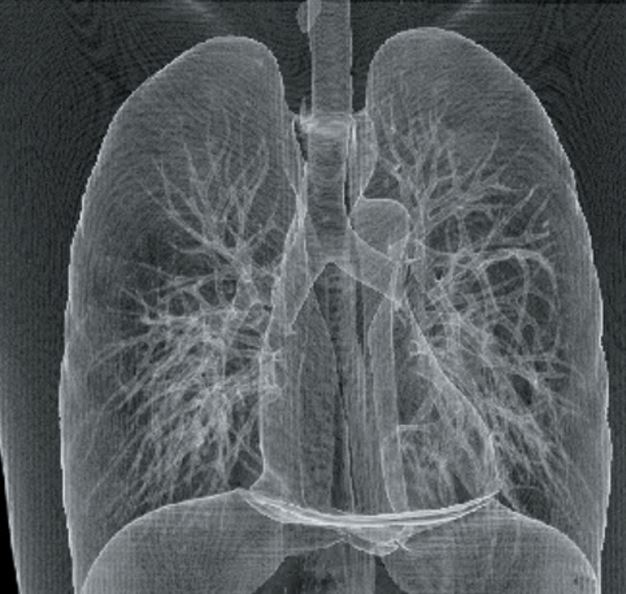
#> input picture image.jpg, 626 x 594 px
$ python main.py
#> lines starting #> are read from the running program, lines starting #| are printed output that depends on the picture; long printed decimals are rounded
import numpy as np
import cv2 as cv
import matplotlib.pyplot as plt
import matplotlib.patches as patches
from PIL import Image, ImageFilter

def load_image_as_gray(image_path):
#> called with image_path = 'image.jpg'
 img = Image.open(image_path)
#> img is the input picture: PIL image 626x594 RGB; mean R, G, B 87.6, 92.5, 95.3
 grayscale_image = img.convert('L')  # 'L' - режим для градаций серого
 return np.array(grayscale_image)

def save_image_from_matrix(matrix, output_path):
 img = Image.fromarray(matrix.astype(np.uint8))
 img.save(output_path)

def compute_image_moments(histogram):
    with open('compute_image_moments.log', 'w', encoding='utf-8') as log_file:
        total_pixels = np.sum(histogram)
        log_file.write(f"Общее количество пикселей: {total_pixels}\n\n")
        first_moment = np.sum(histogram * np.arange(len(histogram)))
        log_file.write(f"Первый момент (M1): M1 = Σ (h[i] * i) = {first_moment}\n")
        second_moment = np.sum(histogram * (np.arange(len(histogram)) ** 2))
        log_file.write(f"Второй момент (M2): M2 = Σ (h[i] * i^2) = {second_moment}\n")
        third_moment = np.sum(histogram * (np.arange(len(histogram)) ** 3))
        log_file.write(f"Третий момент (M3): M3 = Σ (h[i] * i^3) = {third_moment}\n")
        fourth_moment = np.sum(histogram * (np.arange(len(histogram)) ** 4))
        log_file.write(f"Четвертый момент (M4): M4 = Σ (h[i] * i^4) = {fourth_moment}\n\n")
        central_first = first_moment / total_pixels
        log_file.write(f"Центральный первый момент: μ1 = M1 / N = {first_moment} / {total_pixels} = {central_first}\n")
        central_second = (second_moment / total_pixels) - (central_first ** 2)
        log_file.write(f"Центральный второй момент: μ2 = (M2 / N) - μ1^2 = ({second_moment} / {total_pixels}) - ({central_first}^2) = {central_second}\n")
        central_third = (third_moment / total_pixels) - (3 * central_first * central_second) - (central_first ** 3)
        log_file.write(f"Центральный третий момент: μ3 = (M3 / N) - 3 * μ1 * μ2 - μ1^3 = ({third_moment} / {total_pixels}) - 3 * {central_first} * {central_second} - ({central_first}^3) = {central_third}\n")
        central_fourth = (fourth_moment / total_pixels) - (4 * central_first * central_third) - (6 * central_first ** 2 * central_second) - (central_second ** 2)
        log_file.write(f"Центральный четвертый момент: μ4 = (M4 / N) - 4 * μ1 * μ3 - 6 * μ1^2 * μ2 - μ2^2 = ({fourth_moment} / {total_pixels}) - 4 * {central_first} * {central_third} - 6 * ({central_first}^2) * {central_second} - ({central_second}^2) = {central_fourth}\n")
    return (first_moment, second_moment, third_moment, fourth_moment), (central_first, central_second, central_third, central_fourth)

def calculate_image_entropy(histogram):
 total_pixels = np.sum(histogram)
 probabilities = histogram[histogram > 0] / total_pixels
 entropy = -np.sum(probabilities * np.log2(probabilities))
 return entropy

def calculate_redundancy_from_entropy(entropy):
 max_entropy = np.log2(256)
 return max_entropy - entropy

def block_based_quantization(matrix, block_size=8):
 height, width = matrix.shape
 quantized_matrix = np.zeros_like(matrix)
 for i in range(0, height, block_size):
  for j in range(0, width, block_size):
   block = matrix[i:i+block_size, j:j+block_size]
   quantized_block = np.clip(block // 16 * 16, 0, 255)
   quantized_matrix[i:i+block_size, j:j+block_size] = quantized_block
   return quantized_matrix

def compute_standard_deviation(variance):
 return np.sqrt(variance)

def shift_image(image, tx, ty):
    translated_image = Image.new("L", image.size)
    with open('shift_image.log', 'w') as log_file:
        log_file.write(f"Начинаем с изображения размером: {image.size}\n")
        log_file.write(f"Смещение по X: {tx}, Смещение по Y: {ty}\n")
        for x in range(image.width):
            for y in range(image.height):
                new_x = x + tx
                new_y = y + ty
                if 0 <= new_x < image.width and 0 <= new_y < image.height:
                    pixel_value = image.getpixel((x, y))
                    translated_image.putpixel((new_x, new_y), pixel_value)
                    log_file.write(f"Перемещаем пиксель из ({x}, {y}) в ({new_x}, {new_y}) с значением: {pixel_value}\n")
                else:
                    log_file.write(f"Пиксель ({x}, {y}) не может быть перемещен в ({new_x}, {new_y}), выходит за пределы изображения.\n")
    return translated_image

def rotate_and_resize(image, angle, scale):
    with open('rotate_and_resize.log', 'w') as log_file:
        log_file.write(f"Исходный размер изображения: {image.size}\n")
        log_file.write(f"Угол поворота: {angle} градусов\n")
        log_file.write(f"Коэффициент масштабирования: {scale}\n")

        rotated_image = image.rotate(angle)
        width, height = rotated_image.size
        log_file.write(f"Размер изображения после поворота: {rotated_image.size}\n")

        new_width = int(width * scale)
        new_height = int(height * scale)
        resized_image = rotated_image.resize((new_width, new_height), Image.LANCZOS)
        log_file.write(f"Размер изображения после изменения размера: {resized_image.size}\n")
    return resized_image


def apply_kernel_filter(image, kernel):
 kernel_size = int(np.sqrt(len(kernel)))
 return image.filter(ImageFilter.Kernel((kernel_size, kernel_size), np.array(kernel).flatten(), scale=None))

def median_filter(image, size):
 return image.filter(ImageFilter.MedianFilter(size=size))

def calculate_mse_between_images(original, filtered):
    with open('calculate_mse_between_images.log', 'w') as log_file:
        original_array = np.array(original)
        filtered_array = np.array(filtered)
        log_file.write(f"Размер оригинального изображения: {original_array.shape}\n")
        log_file.write(f"Размер отфильтрованного изображения: {filtered_array.shape}\n")
        if original_array.shape != filtered_array.shape:
            log_file.write("Ошибка: размеры изображений не совпадают!\n")
            return None
        difference = original_array - filtered_array
        log_file.write(f"Разница между изображениями:\n{difference}\n")
        mse = np.mean(difference ** 2)
        log_file.write(f"Среднеквадратичная ошибка (MSE): {mse}\n")
    return mse

def calculate_psnr_between_images(original, filtered):
    with open('calculate_psnr_between_images.log', 'w') as log_file:
        mse = calculate_mse_between_images(original, filtered)
        log_file.write(f"Среднеквадратичная ошибка (MSE): {mse}\n")
        if mse == 0:
            log_file.write("MSE равно 0, PSNR бесконечен.\n")
            return float('inf')
        max_pixel = 255.0
        psnr = 20 * np.log10(max_pixel / np.sqrt(mse))
        log_file.write(f"Максимальное значение пикселя: {max_pixel}\n")
        log_file.write(f"Вычисленный PSNR: {psnr} дБ\n")
    return psnr

def plot_brightness_histogram(gray_matrix):
    histogram, bin_edges = np.histogram(gray_matrix, bins=256, range=(0, 255))
#> histogram = 256 values, max 5266 at index 97, min 0 at index 225, mean 1452.5; bin_edges = 257 values from 0 to 255

    plt.figure(figsize=(10, 5))
    plt.title("Гистограмма яркости")
    plt.xlabel("Яркость (0-255)")
    plt.ylabel("Количество пикселей")
    plt.xlim([0, 255])
    plt.plot(bin_edges[0:-1], histogram, color='red')

    max_brightness = np.argmax(histogram)
#> max_brightness = 97
    max_count = histogram[max_brightness]
#> max_count = 5266

    plt.annotate(f'Максимум: {max_brightness}\nКоличество: {max_count}',
                 xy=(max_brightness, max_count),
                 xytext=(max_brightness + 10, max_count - 50),
                 arrowprops=dict(facecolor='black', shrink=0.05))

    x_ticks = np.concatenate((np.arange(0, 100, 10), np.arange(100, 256, 20)))
    plt.xticks(x_ticks)

    for i in range(256):
        plt.gca().add_patch(patches.Rectangle((i, 0), 1, max(histogram), color=str(i/255), alpha=0.8))

    plt.grid()
    plt.show()
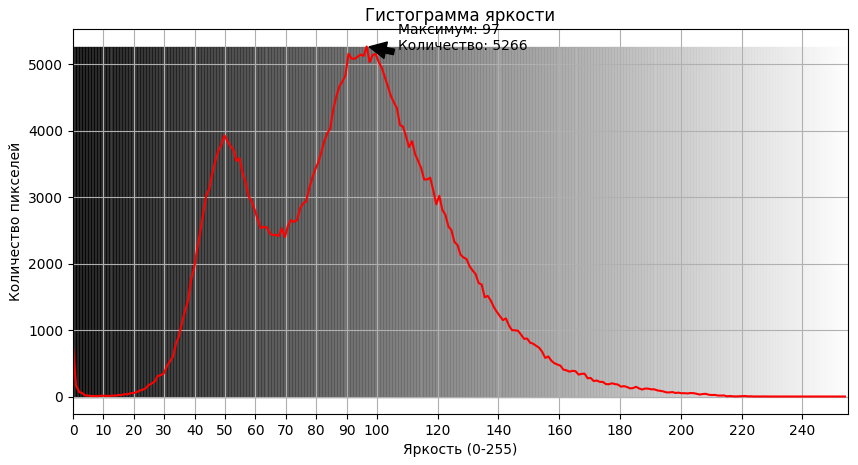
#> figure drawn by matplotlib, 1 panel; curve peaks at x = 96.62, y = 5266

image_path = 'image.jpg'
gray_image_matrix = load_image_as_gray(image_path)

plot_brightness_histogram(gray_image_matrix)

histogram, _ = np.histogram(gray_image_matrix, bins=256, range=(0, 255))
(moments, central_moments) = compute_image_moments(histogram)
#> in compute_image_moments, `total_pixels = np.sum(histogram)`: total_pixels = 371844
#> in compute_image_moments, `first_moment = np.sum(histogram * np.arange(len(histogram)))`: first_moment = 33999928
#> in compute_image_moments, `second_moment = np.sum(histogram * (np.arange(len(histogram)) ** 2))`: second_moment = 3503622132
#> in compute_image_moments, `third_moment = np.sum(histogram * (np.arange(len(histogram)) ** 3))`: third_moment = 395808933910
#> in compute_image_moments, `fourth_moment = np.sum(histogram * (np.arange(len(histogram)) ** 4))`: fourth_moment = 48221806545408
#> in compute_image_moments, `central_first = first_moment / total_pixels`: central_first = 91.44
#> in compute_image_moments, `central_second = (second_moment / total_pixels) - (central_first ** 2)`: central_second = 1061.7
#> in compute_image_moments, `central_third = (third_moment / total_pixels) - (3 * central_first * c..`: central_third = 8748.3
#> in compute_image_moments, `central_fourth = (fourth_moment / total_pixels) - (4 * central_first *..`: central_fourth = 72095192.6
#> moments = (33999928, 3503622132, 395808933910, 48221806545408); central_moments = (91.44, 1061.7, 8748.3, 72095192.6)

entropy_value = calculate_image_entropy(histogram)
#> in calculate_image_entropy, `total_pixels = np.sum(histogram)`: total_pixels = 371844
#> in calculate_image_entropy, `probabilities = histogram[histogram > 0] / total_pixels`: probabilities = 227 values, max 0.0142 at index 97, min 2.69e-06 at index 219, mean 0.00441
#> in calculate_image_entropy, `entropy = -np.sum(probabilities * np.log2(probabilities))`: entropy = 7
#> entropy_value = 7
redundancy_value = calculate_redundancy_from_entropy(entropy_value)
#> redundancy_value = 1
quantized_image = block_based_quantization(gray_image_matrix)
std_dev_value = compute_standard_deviation(central_moments[1])
#> std_dev_value = 32.58

print("Моменты (m):", moments)
#| Моменты (m): (33999928, 3503622132, 395808933910, 48221806545408)
print("Центральные моменты (u):", central_moments)
#| Центральные моменты (u): (91.436, 1061.748, 8748.327, 72095192.638)
print("Энтропия:", entropy_value)
#| Энтропия: 6.996
print("Избыточность:", redundancy_value)
#| Избыточность: 1.004
print("Стандартное отклонение:", std_dev_value)
#| Стандартное отклонение: 32.584
save_image_from_matrix(quantized_image, 'quantized_image.png')

image_for_transformations = Image.open(image_path).convert('L')
shifted_image = shift_image(image_for_transformations, tx=50, ty=30)
#> in shift_image, `translated_image = Image.new("L", image.size)`: translated_image: PIL image 626x594 L; every value is 0
#> after the loop in shift_image, `for x in range(image.width):`:
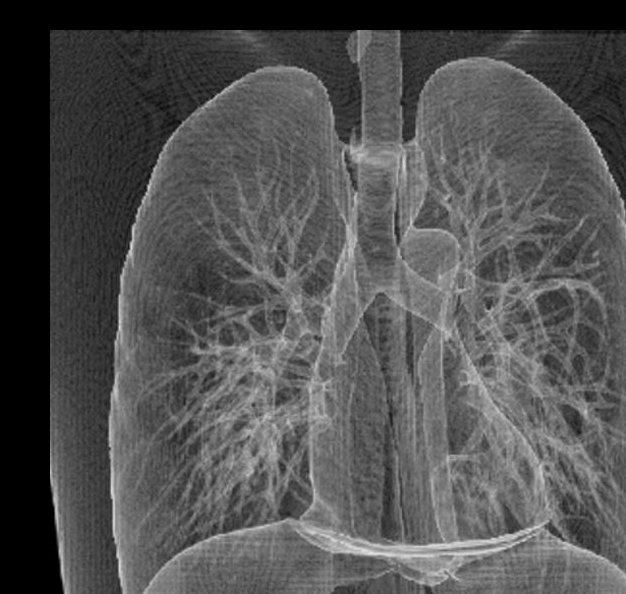
#> translated_image: PIL image 626x594 L; min 0, max 228, mean 81.1
shifted_image.save('shifted_image.png')
rotated_resized_image = rotate_and_resize(image_for_transformations, angle=-90, scale=1.5)
rotated_resized_image.save('rotated_resized_image.png')
filtered_image_3x3 = median_filter(image_for_transformations, size=3)
filtered_image_3x3.save("filtered_3x3.jpg")
mse_3x3 = calculate_mse_between_images(image_for_transformations, filtered_image_3x3)
#> in calculate_mse_between_images, `difference = original_array - filtered_array`:
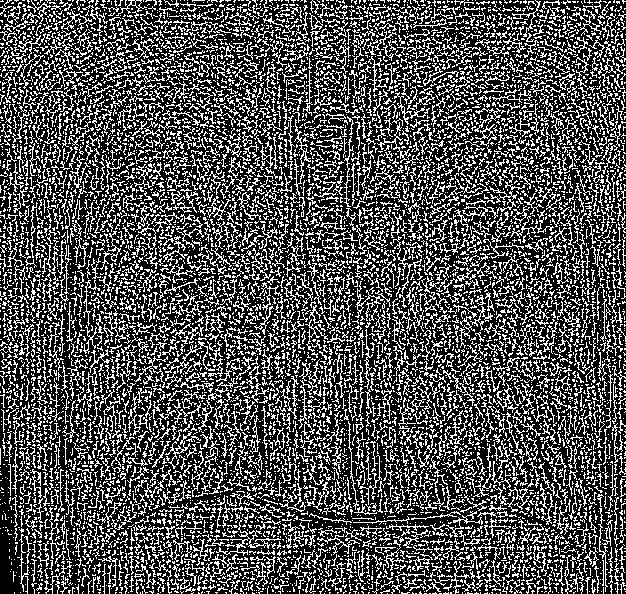
#> difference: shape (594, 626); min 0, max 255, mean 80.3
#> in calculate_mse_between_images, `mse = np.mean(difference ** 2)`: mse = 9.8
#> mse_3x3 = 9.8
psnr_3x3 = calculate_psnr_between_images(image_for_transformations, filtered_image_3x3)
#> in calculate_psnr_between_images, `psnr = 20 * np.log10(max_pixel / np.sqrt(mse))`: psnr = 38.22
#> psnr_3x3 = 38.22

# Сглаживание
smoothed = cv.blur(gray_image_matrix, (3, 3))
# Выделение линий
line_kernel = np.array([[-1, -1, -1],
                         [ 2,  2,  2],
                         [-1, -1, -1]], dtype=np.float32)
lines = cv.filter2D(gray_image_matrix, -1, line_kernel)
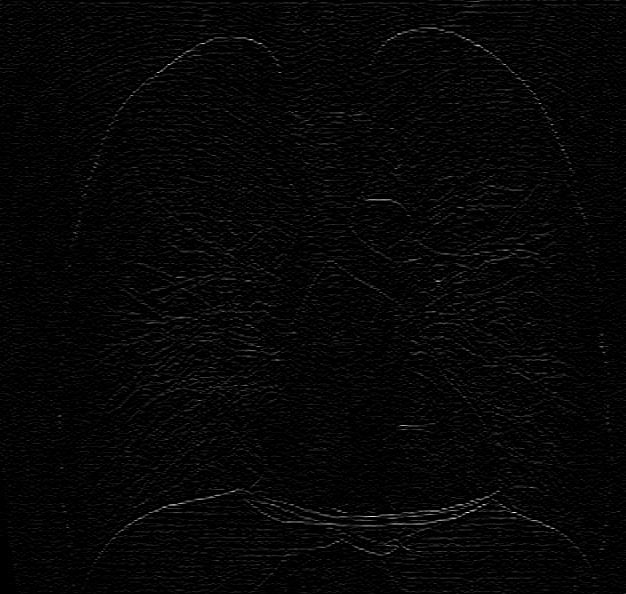
#> lines: shape (594, 626); min 0, max 248, mean 6
# ВЧ фильтр
sharp_kernel = np.array([[0, -1, 0],
                          [-1, 5, -1],
                          [0, -1, 0]], dtype=np.float32)
hfq = cv.filter2D(gray_image_matrix, -1, sharp_kernel)
# Фильтр Лапласа
laplace = cv.Laplacian(gray_image_matrix, cv.CV_64F, ksize=3)
laplace = cv.convertScaleAbs(laplace)
# Медианный фильтр
median = cv.medianBlur(gray_image_matrix, 3)
# Перепад (Собель)
gx = cv.Sobel(gray_image_matrix, cv.CV_64F, 1, 0, ksize=3)
gy = cv.Sobel(gray_image_matrix, cv.CV_64F, 0, 1, ksize=3)
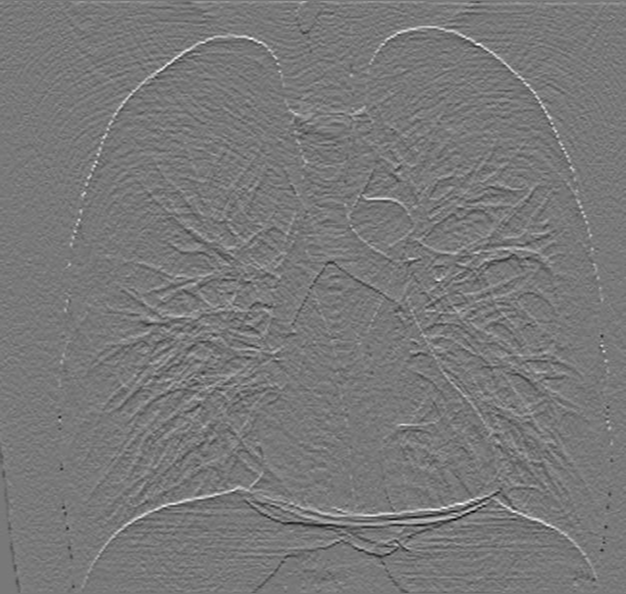
#> gy: shape (594, 626) float64; min -433, max 480, mean 0.7; drawn with min black and max white
grad = cv.magnitude(gx, gy)
grad = cv.convertScaleAbs(grad)
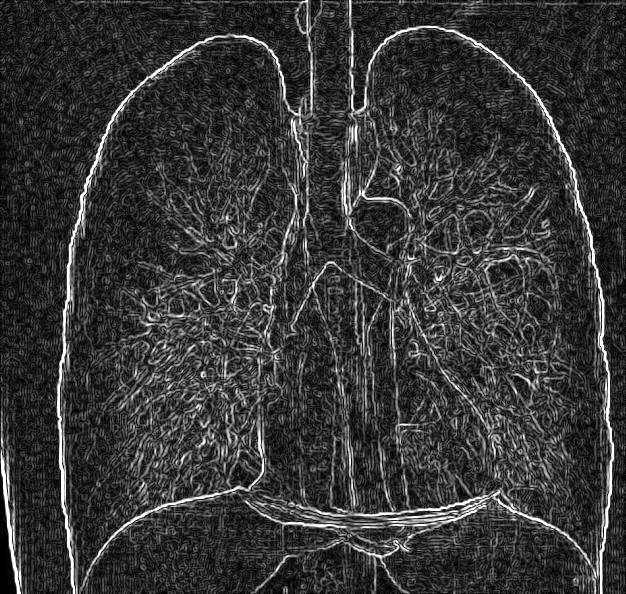
#> grad: shape (594, 626); min 0, max 255, mean 55.2

cv.imshow('Original image (bw) and Smoothing filter', np.hstack((gray_image_matrix, smoothed)))
cv.imshow('Original image (bw) and Line extraction', np.hstack((gray_image_matrix, lines)))
cv.imshow('Original image (bw) and High-pass filter', np.hstack((gray_image_matrix, hfq)))
cv.imshow('Original image (bw) and Laplace filter', np.hstack((gray_image_matrix, laplace)))
cv.imshow('Original image (bw) and Median filter', np.hstack((gray_image_matrix, median)))
cv.imshow('Original image (bw) and Drop (Sobel)', np.hstack((gray_image_matrix, grad)))
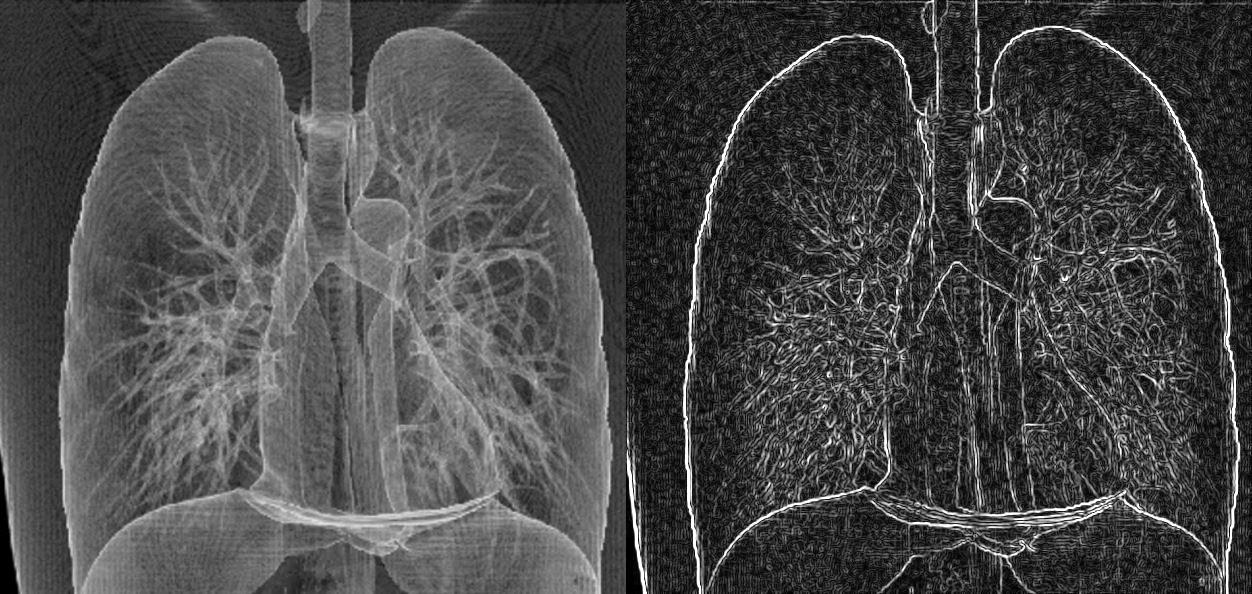
#> window 'Original image (bw) and Drop (': shape (594, 1252); min 0, max 255, mean 73.3

cv.waitKey(0)
cv.destroyAllWindows()
